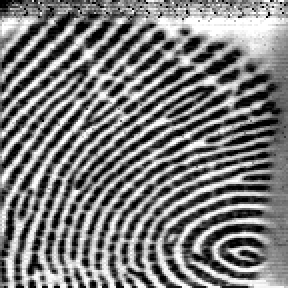
%> input picture matlab/imreg_1.bmp, 144 x 144 px (shown 2 times larger)
$ octave nxc_to_reg.m   (GNU Octave 9; MATLAB toolbox functions it lacks are replaced by stand-ins)
%> lines starting %> are read from the running program, lines starting %| are printed output that depends on the picture
% get cross-correlation with small chunk

% load images
f1 = imread('imreg_1.bmp');
%> f1 is the input picture: size 144x144 uint8; min 0, max 255, mean 123.5
f2 = imread('imreg_2.bmp');
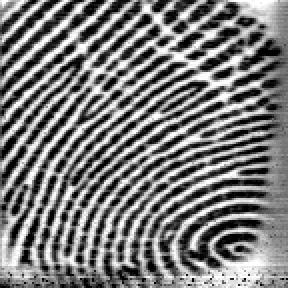
%> input picture matlab/imreg_2.bmp, 144 x 144 px (shown 2 times larger)
%> f2 is the input picture: size 144x144 uint8; min 0, max 255, mean 122.6

% crop
f2crop = f2;%imcrop(f2);
%figure, imshowpair(f1, f2crop, 'montage');

% compute cross-correlation
xc = normxcorr2(f2crop, f1);
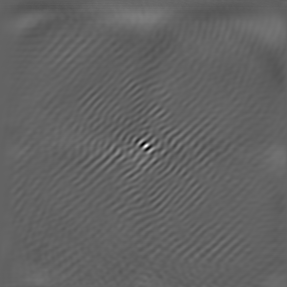
%> xc: size 287x287 double; min -0.394, max 0.614, mean 0.000116; drawn with min black and max white

% weight by distance from center
sigma = size(xc, 1) / 6;
%> sigma = 47.83
center_weight = size(xc, 1) * size(xc, 2) * 5;
%> center_weight = 411845
gauss = fspecial('gaussian', size(xc), sigma);
xc = xc .* (1 + center_weight * gauss);

figure, imagesc(xc .^ 3), colormap jet
%> after `colormap jet`:
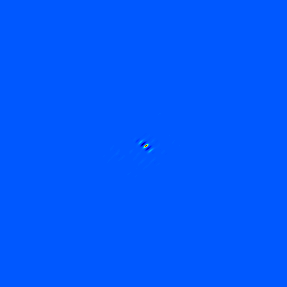
%> displayed picture: size 287x287x3, on the screen's scale of 0 to 255; mean R, G, B 0, 88, 255

% Find maximum, compute transform coords
[maxXC,ind] = max(xc(:));
%> maxXC = 18.26; ind = 42048
maxXC
%> maxXC = 18.26
[x,y] = ind2sub(size(xc),ind);
%> x = 146; y = 147

% actually do the transform
f2_aligned = zeros(size(f1));
[n, m] = size(f2crop);
%> n = 144; m = 144
f2_aligned(x - n : x - 1, y - m : y - 1) = f2crop(:, :);
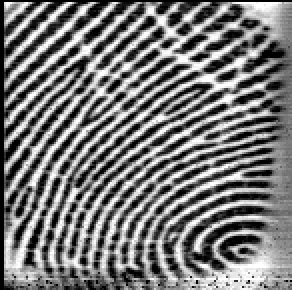
%> f2_aligned: size 145x146 double (shown 2 times larger); min 0, max 255, mean 120

figure, imshowpair(f2_aligned, f1)
%> after `imshowpair(f2_aligned, f1)`:
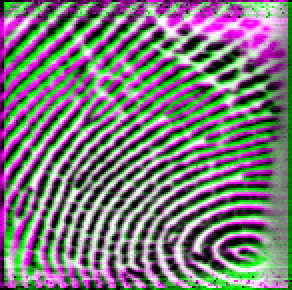
%> displayed picture: size 145x146x3, on the screen's scale of 0 to 255 (shown 2 times larger); mean R, G, B 121, 120, 121

f2_trans = imtranslate(f2, [y-m, x-n], 'OutputView','full');
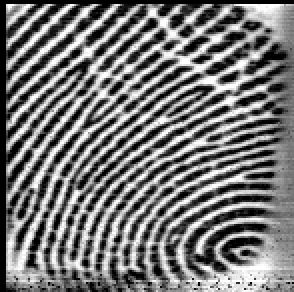
%> f2_trans: size 146x147 uint8 (shown 2 times larger); min 0, max 255, mean 118.4
figure, imshowpair(f2_trans, f1)
%> after `imshowpair(f2_trans, f1)`:
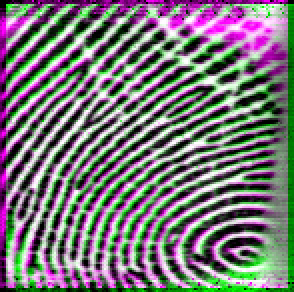
%> displayed picture: size 146x147x3, on the screen's scale of 0 to 255 (shown 2 times larger); mean R, G, B 119.4, 118.4, 119.4

%> (the run ends here)
